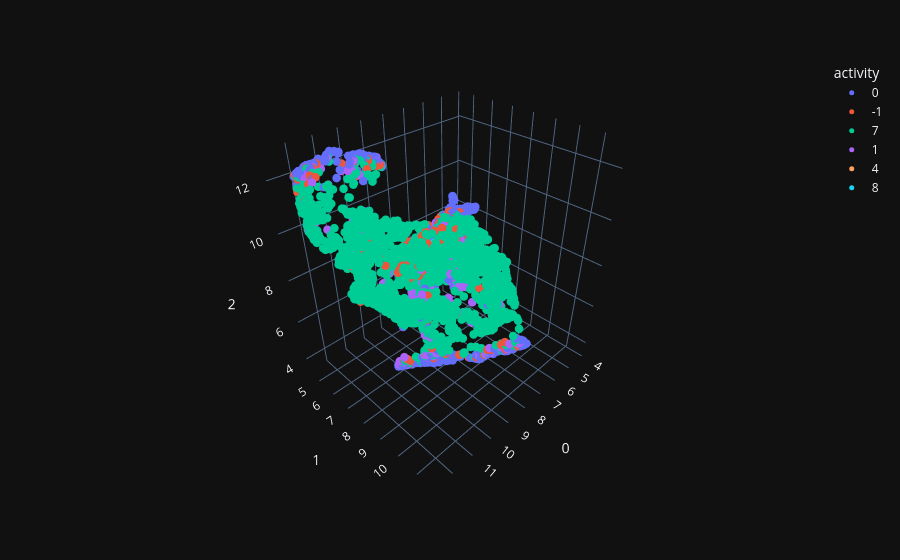

The notebook cell saved with this chart:
### Code cell
# back = 1

labels = df_ready1.label_id.values.reshape(-1,1)
lb_b = sliding_window(labels.reshape(-1,1), len_sw)
label_concat_vote = majority_value(lb_b)

world_np = np.concatenate([acceleration1, labels], axis=1)
world_np.shape
world_pd = pd.DataFrame(world_np)

tmp_b = sliding_window(world_pd, len_sw)

# concatenate list
data_b = tmp_b[:,:,:-1]  # [B, Len, dim-1]
label_b = tmp_b[:,:,-1]  # [B, Len]

train_set_r = data_loader_umineko(data_b, label_b, device=device)
train_loader_wd = DataLoader(train_set_r, batch_size=batch_size,
                           shuffle=False, drop_last=False)

representation_list_wd, sample_list_wd, pred_list_wd, label_list_wd = \
            AE_eval_time_series(train_loader_wd, model, device)

# tsne latent representation to shape=(2, len) PCA降维到形状为 (2, len)
repre_concat = np.concatenate(representation_list_wd)
repre_reshape_wd = repre_concat.reshape(repre_concat.shape[0], -1)


umap_3d = UMAP(n_components=3)

proj_3d = umap_3d.fit_transform(repre_reshape_wd)

fig_3d = px.scatter_3d(
    proj_3d, x=0, y=1, z=2,
    color=label_concat_vote.astype(str),  
    labels={'color': 'activity'}
)
fig_3d.update_traces(marker_size=5)

fig_3d.show()

### Figure 1 — Plotly figure (JSON) as saved in the notebook; plotly's stock layout.template omitted (floating-point values rounded to 4 significant figures; data arrays with more than 128 entries replaced by an {"elided": "..."} marker saying what was removed)
{"data": [{"hovertemplate": "activity=0<br>0=%{x}<br>1=%{y}<br>2=%{z}<extra></extra>", "legendgroup": "0", "marker": {"color": "#636efa", "symbol": "circle", "size": 5}, "mode": "markers", "name": "0", "scene": "scene", "showlegend": true, "x": {"elided": "997 float values"}, "y": {"elided": "997 float values"}, "z": {"elided": "997 float values"}, "type": "scatter3d"}, {"hovertemplate": "activity=-1<br>0=%{x}<br>1=%{y}<br>2=%{z}<extra></extra>", "legendgroup": "-1", "marker": {"color": "#EF553B", "symbol": "circle", "size": 5}, "mode": "markers", "name": "-1", "scene": "scene", "showlegend": true, "x": {"elided": "331 float values"}, "y": {"elided": "331 float values"}, "z": {"elided": "331 float values"}, "type": "scatter3d"}, {"hovertemplate": "activity=7<br>0=%{x}<br>1=%{y}<br>2=%{z}<extra></extra>", "legendgroup": "7", "marker": {"color": "#00cc96", "symbol": "circle", "size": 5}, "mode": "markers", "name": "7", "scene": "scene", "showlegend": true, "x": {"elided": "2890 float values"}, "y": {"elided": "2890 float values"}, "z": {"elided": "2890 float values"}, "type": "scatter3d"}, {"hovertemplate": "activity=1<br>0=%{x}<br>1=%{y}<br>2=%{z}<extra></extra>", "legendgroup": "1", "marker": {"color": "#ab63fa", "symbol": "circle", "size": 5}, "mode": "markers", "name": "1", "scene": "scene", "showlegend": true, "x": {"elided": "267 float values"}, "y": {"elided": "267 float values"}, "z": {"elided": "267 float values"}, "type": "scatter3d"}, {"hovertemplate": "activity=4<br>0=%{x}<br>1=%{y}<br>2=%{z}<extra></extra>", "legendgroup": "4", "marker": {"color": "#FFA15A", "symbol": "circle", "size": 5}, "mode": "markers", "name": "4", "scene": "scene", "showlegend": true, "x": [9.747, 9.417, 9.439], "y": [8.457, 8.095, 8.071], "z": [7.764, 8.402, 8.347], "type": "scatter3d"}, {"hovertemplate": "activity=8<br>0=%{x}<br>1=%{y}<br>2=%{z}<extra></extra>", "legendgroup": "8", "marker": {"color": "#19d3f3", "symbol": "circle", "size": 5}, "mode": "markers", "name": "8", "scene": "scene", "showlegend": true, "x": [7.953, 6.744, 8.367, 8.415, 7.829, 6.255, 6.977, 8.083, 8.256, 10.63, 7.601, 8.962, 8.551, 7.999, 8.056], "y": [6.674, 6.867, 7.376, 8.554, 7.028, 7.511, 6.759, 7.191, 8.702, 7.74, 6.918, 7.892, 7.016, 7.607, 6.569], "z": [7.041, 7.065, 8.783, 9.587, 8.167, 8.526, 9.114, 9.247, 8.564, 9.289, 7.699, 9.541, 9.24, 9.527, 8.28], "type": "scatter3d"}], "layout": {"scene": {"domain": {"x": [0.0, 1.0], "y": [0.0, 1.0]}, "xaxis": {"title": {"text": "0"}}, "yaxis": {"title": {"text": "1"}}, "zaxis": {"title": {"text": "2"}}}, "legend": {"title": {"text": "activity"}, "tracegroupgap": 0}, "margin": {"t": 60}}}
